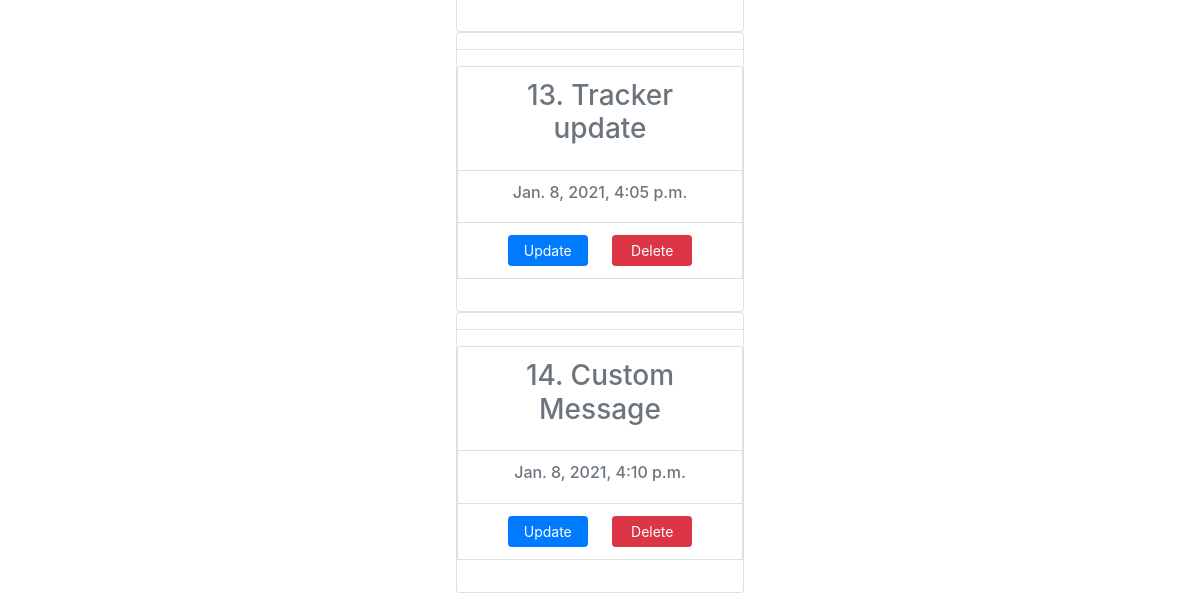
The app's page / (lower part), older data.
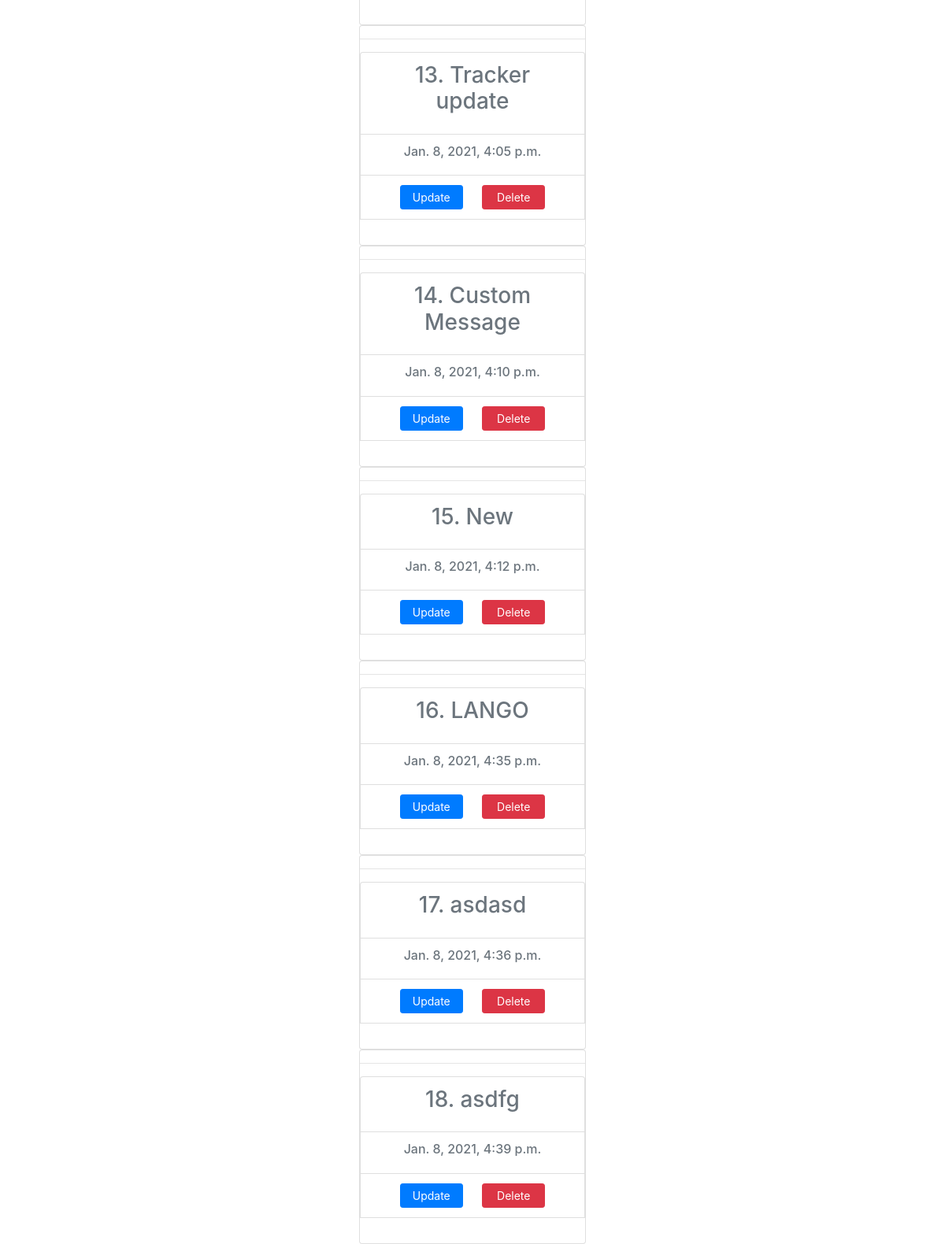
The same page, newer data.
### TaskApp/models.py (models this page shows)
class Task(models.Model):
    title = models.CharField(max_length=100)
    completed = models.BooleanField(default=False)
    created = models.DateTimeField(auto_now_add=True, null=False)
    def __str__(self):
        return self.title

### TaskApp/views.py (the view)
# urls.py: path('', views.index, name='index'),
def index(request):
    all_tasks = Task.objects.all()
    form = TaskForm()
    if request.method == "POST":
        form = TaskForm(request.POST)
        if form.is_valid():
            my_task = form.save()
            messages.success(request, f"{my_task} Added!")
        return redirect("/")
    context = {
        'all_tasks': all_tasks,
        'form': form,
        'title': 'Manage Tasks',
        'heading': 'Task Management'
    }
    return render(request, 'TaskApp/index.html', context)

### TaskApp/templates/TaskApp/index.html (shortened to what this page needs)
<!DOCTYPE html>
<html lang="en">
<head>
<link rel="stylesheet" href="https://maxcdn.bootstrapcdn.com/bootstrap/4.0.0/css/bootstrap.min.css">    <meta name="viewport" content="width=device-width, initial-scale=1">
</head>
<body>
<center>
<br>
<br>
{% for task in all_tasks %}
    <div class="card" style="width: 18rem;">
        <hr />
      <ul class="list-group list-group- flush">
    {% if task.completed == False %}
        <li class="list-group-item">
            <h3 class="card-title text-secondary">{{task.id}}. {{ task }}</h3>
        </li>
        <li class="list-group-item">
            <h6 class="text-muted">{{ task.created }}</h6>
        </li>
        <li class="list-group-item">
            <a href="{% url 'update' task.id %}" class="card-link btn btn-primary btn-sm text-white"
               style="width:80px;">
                Update
            </a>
            <a href="{% url 'delete' task.id %}" class="card-link btn btn-danger btn-sm text-white"
               style="width:80px;">
                Delete
            </a>
        </li>
    {% endif %}
      </ul>
    </div>
{% endfor %}
</center>
</body>
</html>

Row changes from the older to the newer data that the page shows:
added Task: id "15", title "New", created "Jan. 8, 2021, 4:12 p.m."
added Task: id "16", title "LANGO", created "Jan. 8, 2021, 4:35 p.m."
added Task: id "17", title "asdasd", created "Jan. 8, 2021, 4:36 p.m."
added Task: id "18", title "asdfg", created "Jan. 8, 2021, 4:39 p.m."
